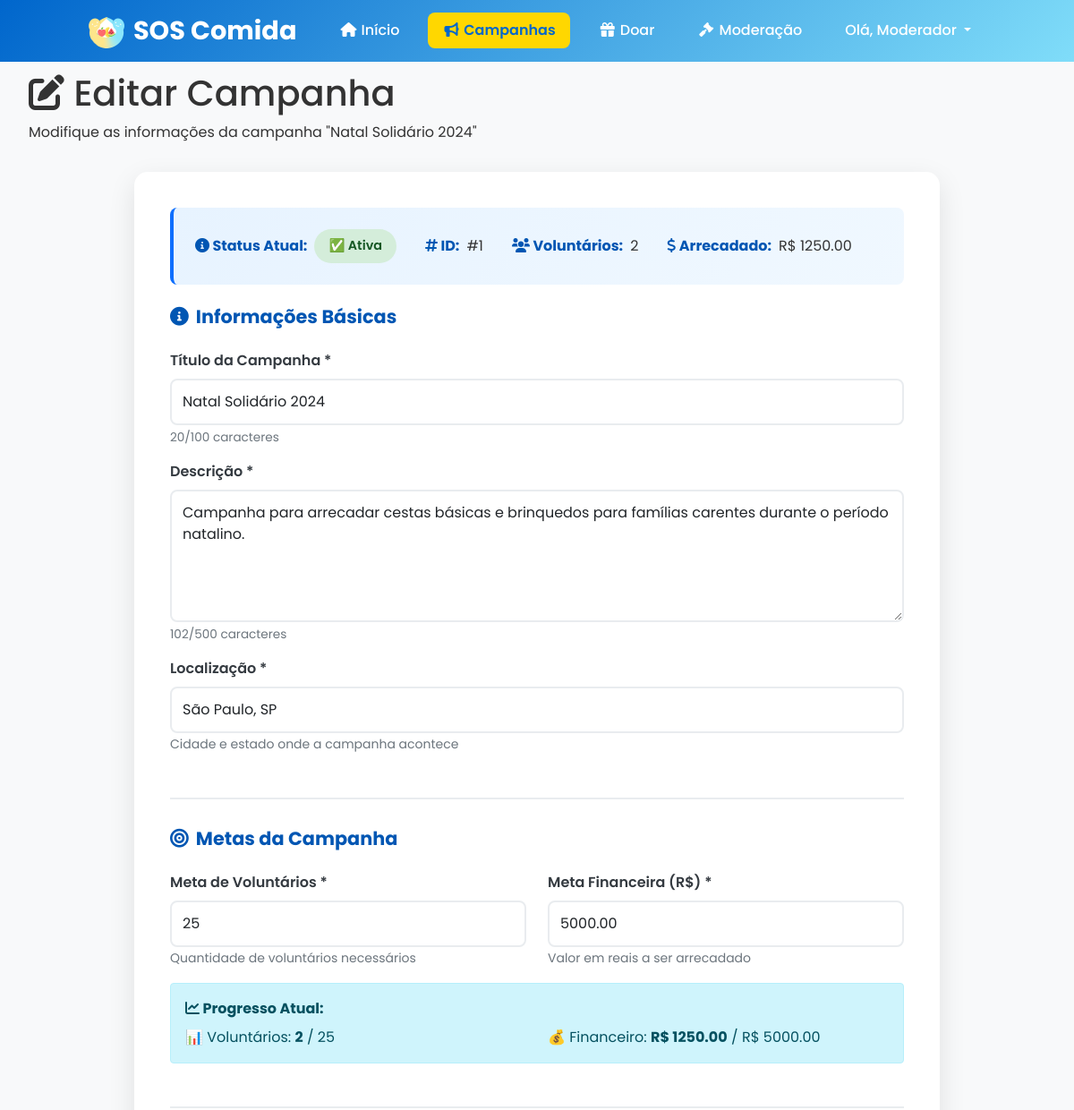
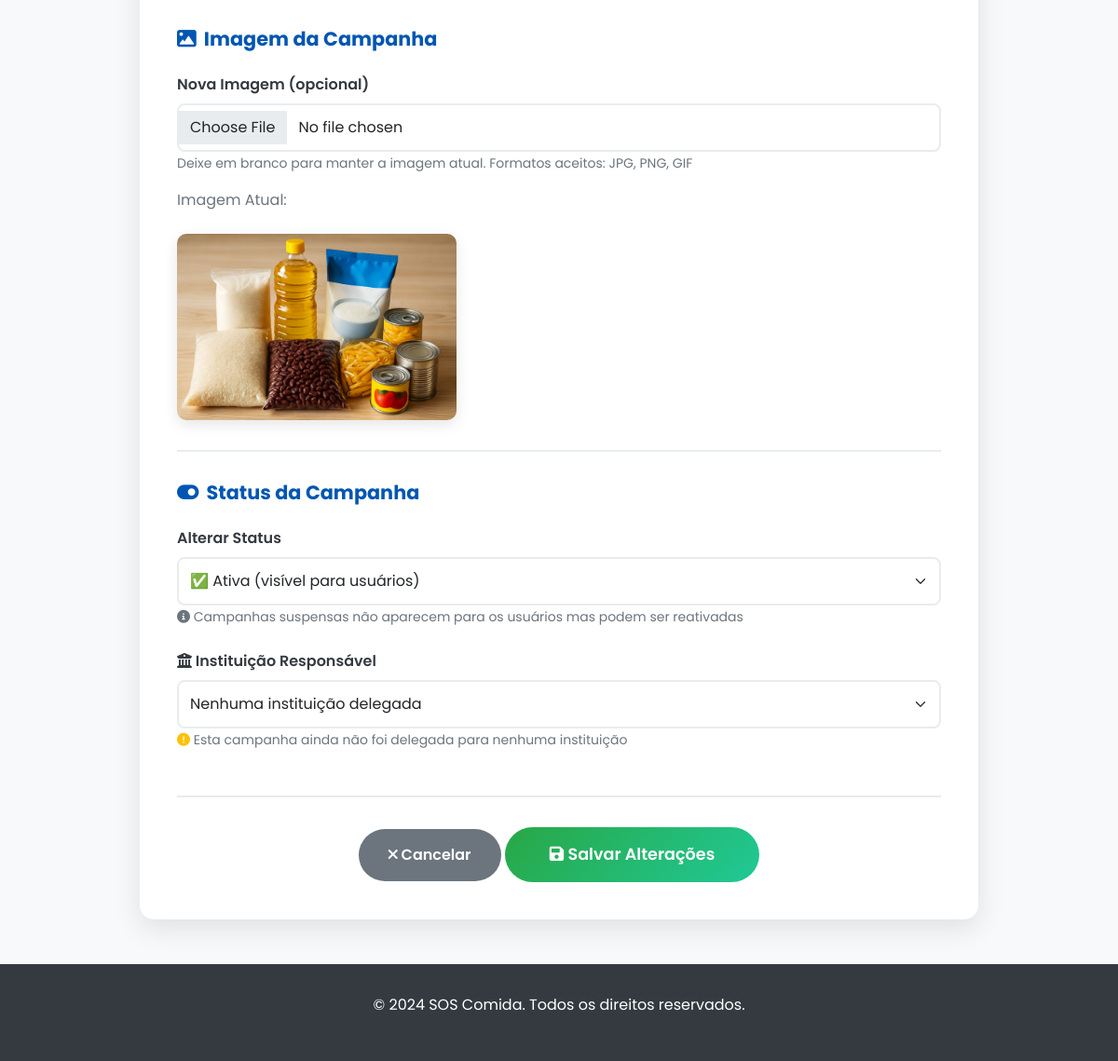
/moderacao/editar_campanha/1 (signed in), run on the app's committed database (2 pictures, top to bottom).
### models.py (models this page shows)
class Usuario(UserMixin, db.Model):
    __tablename__ = 'usuarios'
    id = db.Column(db.Integer, primary_key=True)
    nome = db.Column(db.String(100), nullable=False)
    email = db.Column(db.String(120), unique=True, nullable=False)
    senha = db.Column(db.String(255), nullable=False)
    tipo = db.Column(db.String(20), default='usuario')
    data_criacao = db.Column(db.DateTime, default=datetime.utcnow)
    last_seen = db.Column(db.DateTime, default=datetime.utcnow)
    cpf = db.Column(db.String(14))
    cidade = db.Column(db.String(100))
    endereco = db.Column(db.String(255))
    telefone = db.Column(db.String(20))
    bio = db.Column(db.Text)
    foto_perfil = db.Column(db.String(255))
    instituicao_nome = db.Column(db.String(200))
    instituicao_endereco = db.Column(db.String(255))
    instituicao_cep = db.Column(db.String(10))
    instituicao_tipo = db.Column(db.String(20))
    instituicao_cnpj = db.Column(db.String(18))
    status_aprovacao = db.Column(db.String(20), default='pendente')
    two_factor_secret = db.Column(db.String(32))
    two_factor_enabled = db.Column(db.Boolean, default=False)
    gov_br_id = db.Column(db.String(255), unique=True, nullable=True)
    gov_br_linked = db.Column(db.Boolean, default=False)
    gov_br_level = db.Column(db.String(20), nullable=True)
    status = db.Column(db.String(20), default='online', nullable=False)

class Campanha(db.Model):
    __tablename__ = 'campanhas'
    id = db.Column(db.Integer, primary_key=True)
    titulo = db.Column(db.String(200), nullable=False)
    descricao = db.Column(db.Text, nullable=False)
    localizacao = db.Column(db.String(200), nullable=False)
    meta_voluntarios = db.Column(db.Integer, default=10)
    meta_doacoes = db.Column(db.Numeric(10, 2), default=1000.00)
    arrecadado = db.Column(db.Numeric(10, 2), default=0.00)
    imagem = db.Column(db.String(200), default='campanha1.jpg')
    status = db.Column(db.String(20), default='ativa')
    data_criacao = db.Column(db.DateTime, default=datetime.utcnow)
    data_fim = db.Column(db.DateTime)
    solicitante_id = db.Column(db.Integer, db.ForeignKey('usuarios.id'), nullable=True)
    solicitante = db.relationship('Usuario', foreign_keys=[solicitante_id], backref=db.backref('campanhas_solicitadas', lazy=True))
    instituicao_id = db.Column(db.Integer, db.ForeignKey('usuarios.id'), nullable=True)
    instituicao_delegada = db.relationship('Usuario', foreign_keys=[instituicao_id], backref=db.backref('campanhas_delegadas', lazy=True))

### main.py (the view, shortened to what this page needs)
@app.route('/moderacao/editar_campanha/<int:campanha_id>', methods=['GET', 'POST'])
@login_required
def editar_campanha_moderacao(campanha_id):
    if current_user.tipo != 'moderador':
        flash('Acesso negado.', 'error')
        return redirect(url_for('home'))
    campanha = Campanha.query.get_or_404(campanha_id)
    instituicoes = Usuario.query.filter_by(tipo='instituicao', status_aprovacao='aprovada').all()
    return render_template('editar_campanha_moderacao.html',
                         campanha=campanha,
                         instituicoes=instituicoes,
                         usuario=current_user)

### main.py (called while the page is built)
@lm.user_loader
def user_loader(id):
    return Usuario.query.get(int(id))

### templates/editar_campanha_moderacao.html (shortened to what this page needs)
{% extends "base.html" %}
{% block content %}
<section class="hero">
    <div class="container">
        <h1><i class="fas fa-edit"></i> Editar Campanha</h1>
        <p>Modifique as informações da campanha "{{ campanha.titulo }}"</p>
    </div>
</section>
<div class="container">
    <div class="form-container">
        <div class="status-info">
            <div class="info-row">
                <div class="info-item">
                    <strong><i class="fas fa-info-circle"></i> Status Atual:</strong>
                    {% if campanha.status == 'ativa' %}
                        <span class="status-badge ativa">✅ Ativa</span>
                    {% elif campanha.status == 'pendente' %}
                        <span class="status-badge pendente">⏳ Pendente</span>
                    {% elif campanha.status == 'suspensa' %}
                        <span class="status-badge suspensa">⏸️ Suspensa</span>
                    {% elif campanha.status == 'rejeitada' %}
                        <span class="status-badge rejeitada">❌ Rejeitada</span>
                    {% endif %}
                </div>
                <div class="info-item">
                    <strong><i class="fas fa-hashtag"></i> ID:</strong>
                    <span>#{{ campanha.id }}</span>
                </div>
                <div class="info-item">
                    <strong><i class="fas fa-users"></i> Voluntários:</strong>
                    <span>{{ campanha.voluntarios|length }}</span>
                </div>
                <div class="info-item">
                    <strong><i class="fas fa-dollar-sign"></i> Arrecadado:</strong>
                    <span>R$ {{ "%.2f"|format(campanha.arrecadado) }}</span>
                </div>
            </div>
        </div>
        <form method="POST" enctype="multipart/form-data" id="formEditarCampanha">
            <div class="form-section">
                <h3 class="form-section-title">
                    <i class="fas fa-info-circle"></i> Informações Básicas
                </h3>
                <div class="mb-3">
                    <label class="form-label" for="titulo">
                        Título da Campanha *
                    </label>
                    <input type="text"
                           id="titulo"
                           name="titulo"
                           class="form-control"
                           value="{{ campanha.titulo }}"
                           required
                           minlength="5"
                           maxlength="100"
                           oninput="updateCharCount('titulo', 100)">
                    <div class="char-counter" id="titulo-counter">0/100 caracteres</div>
                </div>
                <div class="mb-3">
                    <label class="form-label" for="descricao">
                        Descrição *
                    </label>
                    <textarea id="descricao"
                              name="descricao"
                              class="form-control"
                              rows="5"
                              required
                              minlength="20"
                              maxlength="500"
                              oninput="updateCharCount('descricao', 500)">{{ campanha.descricao }}</textarea>
                    <div class="char-counter" id="descricao-counter">0/500 caracteres</div>
                </div>
                <div class="mb-3">
                    <label class="form-label" for="localizacao">
                        Localização *
                    </label>
                    <input type="text"
                           id="localizacao"
                           name="localizacao"
                           class="form-control"
                           value="{{ campanha.localizacao }}"
                           required
                           placeholder="Ex: São Paulo, SP">
                    <small class="text-muted">Cidade e estado onde a campanha acontece</small>
                </div>
            </div>
            <div class="form-section">
                <h3 class="form-section-title">
                    <i class="fas fa-bullseye"></i> Metas da Campanha
                </h3>
                <div class="row">
                    <div class="col-md-6 mb-3">
                        <label class="form-label" for="meta_voluntarios">
                            Meta de Voluntários *
                        </label>
                        <input type="number"
                               id="meta_voluntarios"
                               name="meta_voluntarios"
                               class="form-control"
                               value="{{ campanha.meta_voluntarios }}"
                               min="1"
                               required>
                        <small class="text-muted">Quantidade de voluntários necessários</small>
                    </div>
                    <div class="col-md-6 mb-3">
                        <label class="form-label" for="meta_doacoes">
                            Meta Financeira (R$) *
                        </label>
                        <input type="number"
                               step="0.01"
                               id="meta_doacoes"
                               name="meta_doacoes"
                               class="form-control"
                               value="{{ "%.2f"|format(campanha.meta_doacoes) }}"
                               min="0"
                               required>
                        <small class="text-muted">Valor em reais a ser arrecadado</small>
                    </div>
                </div>
                <div class="alert alert-info">
                    <strong><i class="fas fa-chart-line"></i> Progresso Atual:</strong><br>
                    <div class="row mt-2">
                        <div class="col-md-6">
                            📊 Voluntários: <strong>{{ campanha.voluntarios|length }}</strong> / {{ campanha.meta_voluntarios }}
                        </div>
                        <div class="col-md-6">
                            💰 Financeiro: <strong>R$ {{ "%.2f"|format(campanha.arrecadado) }}</strong> / R$ {{ "%.2f"|format(campanha.meta_doacoes) }}
                        </div>
                    </div>
                </div>
            </div>
            <div class="form-section">
                <h3 class="form-section-title">
                    <i class="fas fa-image"></i> Imagem da Campanha
                </h3>
                <div class="mb-3">
                    <label class="form-label" for="imagem">
                        Nova Imagem (opcional)
                    </label>
                    <input type="file"
                           id="imagem"
                           name="imagem"
                           class="form-control"
                           accept="image/jpeg,image/jpg,image/png,image/gif"
                           onchange="previewImage(this)">
                    <small class="text-muted">
                        Deixe em branco para manter a imagem atual. Formatos aceitos: JPG, PNG, GIF
                    </small>
                </div>
                <div>
                    <p class="text-muted mb-2">Imagem Atual:</p>
                    <img src="{{ url_for('static', filename='img/' + campanha.imagem) }}"
                         alt="{{ campanha.titulo }}"
                         class="preview-image"
                         id="image-preview">
                </div>
            </div>
            <div class="form-section">
                <h3 class="form-section-title">
                    <i class="fas fa-toggle-on"></i> Status da Campanha
                </h3>
                <div class="mb-3">
                    <label class="form-label" for="status">Alterar Status</label>
                    <select id="status" name="status" class="form-select">
                        <option value="ativa" {% if campanha.status == 'ativa' %}selected{% endif %}>
                            ✅ Ativa (visível para usuários)
                        </option>
                    </select>
                    <small class="text-muted">
                        <i class="fas fa-info-circle"></i>
                        Campanhas suspensas não aparecem para os usuários mas podem ser reativadas
                    </small>
                </div>
                <div class="mb-3 mt-4">
                    <label class="form-label" for="instituicao_id">
                        <i class="fas fa-university"></i> Instituição Responsável
                    </label>
                    <select id="instituicao_id" name="instituicao_id" class="form-select">
                        <option value="">Nenhuma instituição delegada</option>
                    </select>
                    <small class="text-muted">
                        {% if campanha.instituicao_delegada %}
                            <i class="fas fa-check-circle text-success"></i>
                            Atualmente delegada para: <strong>{{ campanha.instituicao_delegada.instituicao_nome }}</strong>
                        {% else %}
                            <i class="fas fa-exclamation-circle text-warning"></i>
                            Esta campanha ainda não foi delegada para nenhuma instituição
                        {% endif %}
                    </small>
                </div>
            </div>
            <div class="text-center" style="margin-top: 2rem;">
                <a href="{{ url_for('moderacao') }}" class="btn-cancelar">
                    <i class="fas fa-times"></i> Cancelar
                </a>
                <button type="submit" class="btn-salvar">
                    <i class="fas fa-save"></i> Salvar Alterações
                </button>
            </div>
        </form>
    </div>
</div>
{% endblock %}

### templates/base.html (shortened to what this page needs)
<!DOCTYPE html>
<html lang="pt-BR">
<head>
    <link href="https://cdnjs.cloudflare.com/ajax/libs/font-awesome/6.0.0/css/all.min.css" rel="stylesheet">
    <link href="https://cdn.jsdelivr.net/npm/bootstrap@5.1.3/dist/css/bootstrap.min.css" rel="stylesheet">
</head>
<body>
    <nav class="navbar" id="navbar">
        <div class="nav-container">
            <a href="{{ url_for('home') }}" class="logo">
                <img src="{{ url_for('static', filename='logo.png') }}" alt="SOS Comida Logo">
                SOS Comida
            </a>
            <ul class="nav-menu" id="nav-menu">
                <li><a href="{{ url_for('home') }}" class="nav-link {% if request.endpoint == 'home' %}active{% endif %}"><i class="fas fa-home fa-fw"></i> Início</a></li>
                {% if current_user.is_authenticated %}
                    <li><a href="{{ url_for('campanhas') }}" class="nav-link {% if 'campanha' in request.endpoint %}active{% endif %}"><i class="fas fa-bullhorn fa-fw"></i> Campanhas</a></li>
                    <li><a href="{{ url_for('formulariodoar') }}" class="nav-link {% if request.endpoint == 'formulariodoar' %}active{% endif %}"><i class="fas fa-gift fa-fw"></i> Doar</a></li>
                    {% if current_user.tipo == 'moderador' %}
                        <li><a href="{{ url_for('moderacao') }}" class="nav-link {% if request.endpoint == 'moderacao' %}active{% endif %}"><i class="fas fa-gavel fa-fw"></i> Moderação</a></li>
                    {% endif %}
                    <li class="nav-item dropdown">
                        <a class="nav-link dropdown-toggle" href="#" id="navbarDropdown" role="button" data-bs-toggle="dropdown" aria-expanded="false">
                            Olá, {{ current_user.nome.split()[0] }}
                        </a>
                    </li>
                {% else %}
                    <li><a href="{{ url_for('login') }}" class="nav-link btn-auth"><i class="fas fa-sign-in-alt"></i> Entrar</a></li>
                {% endif %}
            </ul>
        </div>
    </nav>
    <main class="main-content">
        {% block content %}{% endblock %}
    </main>
    <footer class="footer">
        <div class="container">
            <p>© 2024 SOS Comida. Todos os direitos reservados.</p>
        </div>
    </footer>
</body>
</html>

### data on the page
Usuario: nome "Moderador"
Campanha: titulo "Natal Solidário 2024", id "1", arrecadado "1250.00", descricao "Campanha para arrecadar cestas básicas e brinquedos para famílias carentes durante o período natalino.", localizacao "São Paulo, SP", meta_voluntarios "25", meta_doacoes "5000.00", imagem (picture), status "✅ Ativa (visível para usuários)"

### other printed values
{{ campanha.voluntarios|length }} "2"
